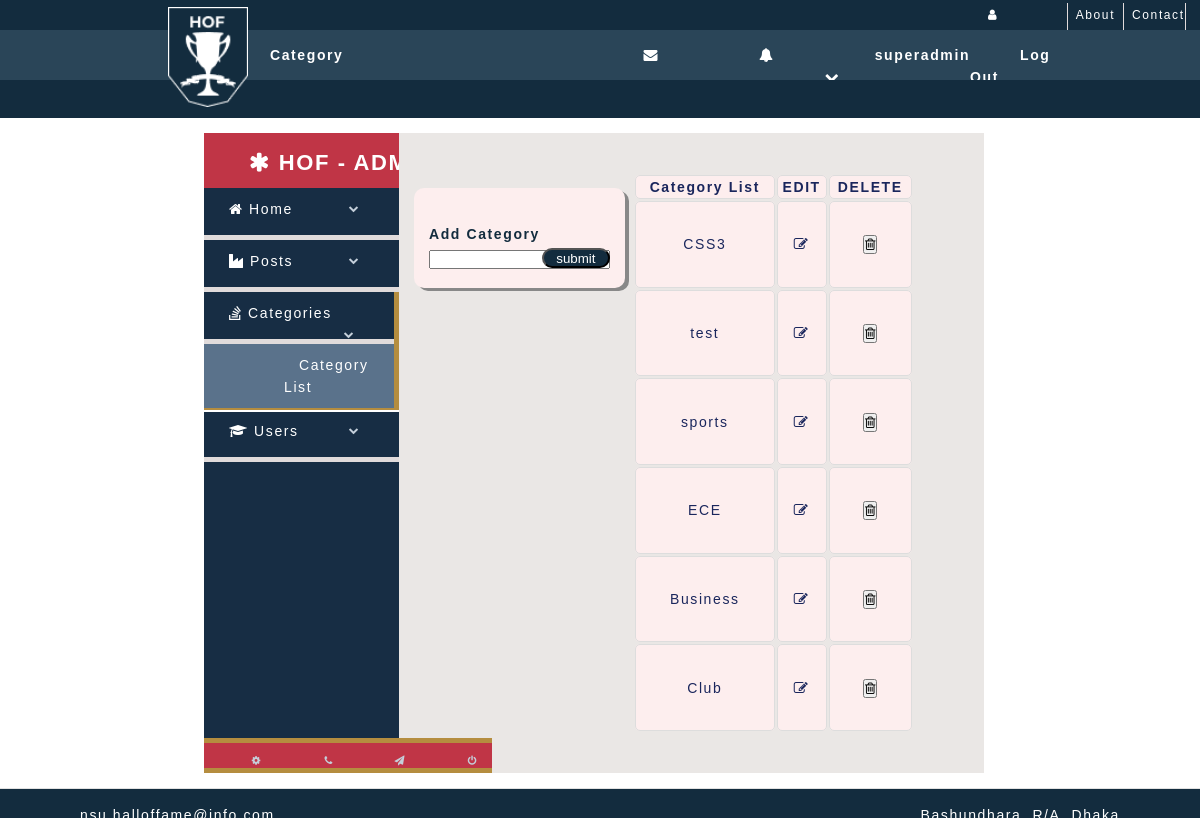
Page /views/category/categories.php (signed in) on the committed database.
### tables this page shows
CREATE TABLE `category` (
  `cat_id` int(11) NOT NULL,
  `cat_datetime` date NOT NULL,
  `cat_name` varchar(50) NOT NULL,
  `cat_creator` varchar(50) NOT NULL
);

### views/category/categories.php (the view, shortened to what this page needs)
<?php
	require_once('../../includes/functions.php');
	$allCategory= mysqli_query($con, "SELECT * FROM category");
?>
<!DOCTYPE html>
<html lang="en">
  <head>
    <link rel="stylesheet" href="https://use.typekit.net/nfp7kim.css">
    <link rel="stylesheet" href="https://cdnjs.cloudflare.com/ajax/libs/font-awesome/4.7.0/css/font-awesome.min.css">
    <link rel="stylesheet" href="../../css/style.css">
  </head>
  <body>
    <div class="header-position">
      <a class="header-brand" href="">
        <img src="../../images/logo.png" alt="">
      </a>
      <header class="container-header">
        <div class="top-nav">
          <div class="container-top">
            <nav class="navbar-top">
              <div class="collapse-top">
                <ul class="navbar-nav">
                  <li class="nav-item">
                    <a class="nav-link" href="#">
                      <i class="fa fa-user">
                      </i>
                    </a>
                  </li>
                  <li class="nav-item">
                    <a class="nav-link" href="../../about.php">About
                    </a>
                  </li>
                  <li class="nav-item">
                    <a class="nav-link" href="../../contact.php">Contact Us
                    </a>
                  </li>
                </ul>
              </div>
            </nav>
          </div>
        </div>
        <div class="header-middle">
          <div class="container-middle">
            <div class="menu-admin">
              <nav class="navbar-middle">
                <div class="collapse-middle">
                  <ul class="navbar-nav">
                    <li>
                      <a href="">Category
                      </a>
                    </li>
                    <li>
                      <a href="#">
                      </a>
                    </li>
                    <li>
                      <a href="#">
                      </a>
                    </li>
                    <li>
                      <a href="../mails/mails.php">
                        <i class="fa fa-envelope">
                        </i>
                      </a>
                    </li>
                    <li>
                      <a href="#">
                        <i class="fa fa-bell">
                        </i>
                      </a>
                    </li>
                    <li>
                      <a href="../admin/jsonread.php">
                        <?php echo $_SESSION['username']; ?>
                        <i class="fa fa-chevron-down">
                        </i>
                      </a>
                    </li>
                    <li>
                      <a href="../../includes/logout.php">Log Out
                      </a>
                    </li>
                  </ul>
                </div>
              </nav>
            </div>
          </div>
        </div>
      </header>
      <div class="date-bar">
    </div>
    </div>
  <div class="container-admin">
    <div class="body-content">
      <div class="body-adleft">
        <div class="nav_title" style="border: 0;">
          <a href="" class="site_title">
            <i class="fa fa-asterisk">
            </i>
            <span>HOF - ADMIN
            </span>
          </a>
        </div>
        <div class="body-adleft-1">
          <div class="menu_section">
            <ul class="nav1 side-menu">
              <li>
                <a href="../admin/dashboard.php">
                  <i class="fa fa-home">
                  </i> Home
                  <span
                        class="fa fa-chevron-down">
                  </span>
                </a>
              </li>
              <li>
                <a href="../post/managepost.php">
                  <i class="fa fa-industry">
                  </i> Posts
                  <span
                        class="fa fa-chevron-down">
                  </span>
                </a>
              </li>
              <li class="active">
                <a href="../category/categories.php">
                  <i class="fa fa-stack-overflow">
                  </i> Categories
                  <span
                        class="fa fa-chevron-down">
                  </span>
                </a>
                <ul class="nav child_menu" style="display: block;">
                  <li style="background-color: #5a728b;">
                    <a href="../category/categories.php">Category List
                    </a>
                  </li>
                </ul>
              </li>
              <li>
                <a href="../users/userlist.php">
                  <i class="fa fa-graduation-cap">
                  </i> Users
                  <span
                        class="fa fa-chevron-down">
                  </span>
                </a>
              </li>
            </ul>
          </div>
        </div>
        <div class="sidebar-footer">
          <a title="Settings" href="#">
            <span class="fa fa-cog" aria-hidden="true">
            </span>
          </a>
          <a title="Main Site" href="#">
            <span class="fa fa-phone" aria-hidden="true">
            </span>
          </a>
          <a title="Main Site" href="#">
            <span class="fa fa-send" aria-hidden="true">
            </span>
          </a>
          <a title="Logout" href="../../includes/logout.php">
            <span class="fa fa-power-off" aria-hidden="true">
            </span>
          </a>
        </div>
      </div>
      <div class="body-right">
        <div class="body-deptright-1">
          <div class="blog-content nc1">
            <form action="categories.php" method="post">
              <label class="top-blog t1">Add Category
              </label>
              <span>
                <input class="sp1" name="category" type="text" placeholder="" minlength="3" value="">
              </span>
              <button class="submit s5 s6" name="cat-submit" type="submit">submit
              </button>
            </form>
          </div>
        </div>
        <div class="body-deptright-2">
          <table class="body-dept-below">
            <thead>
              <tr>
                <th>Category List
                </th>
                <th>EDIT
                </th>
                <th>DELETE
                </th>
              </tr>
            </thead>
            <tbody>
<?php
	foreach ($allCategory as $category){
?>
              <tr>
                <td>
                  <?=$category['cat_name']?>
                </td>
                <td class="jsgrid-align-center">
                  <a title="Edit" class="btn btn-sm btn-info" href="categories.php">
                    <i class="fa fa-pencil-square-o">
                    </i>
                  </a>
                </td>
                <td class="jsgrid-align-center">
                  <form action="categories.php" method="post">
                    <button type = "submit" name="delcat-submit" class="btn btn-sm btn-info waves-effect waves-light" onclick="return confirm('Are you sure to delete this data?')">
                      <i class="fa fa-trash-o">
                      </i>
                    </button>
                  </form>
                </td>
              </tr>
<?php
	}
?>
            </tbody>
          </table>
        </div>
      </div>
    </div>
  </div>
  <footer class="foot">
    <p class="comp">nsu.halloffame@info.com
    </p>
    <p class="comp3">Bashundhara, R/A, Dhaka
    </p>
  </footer>
  </body>
</html>

### rows in the picture
category: cat_name "CSS3"
category: cat_name "test"
category: cat_name "sports"
category: cat_name "ECE"
category: cat_name "Business"
category: cat_name "Club"

### other values in the picture
$_SESSION['username'] "superadmin"
